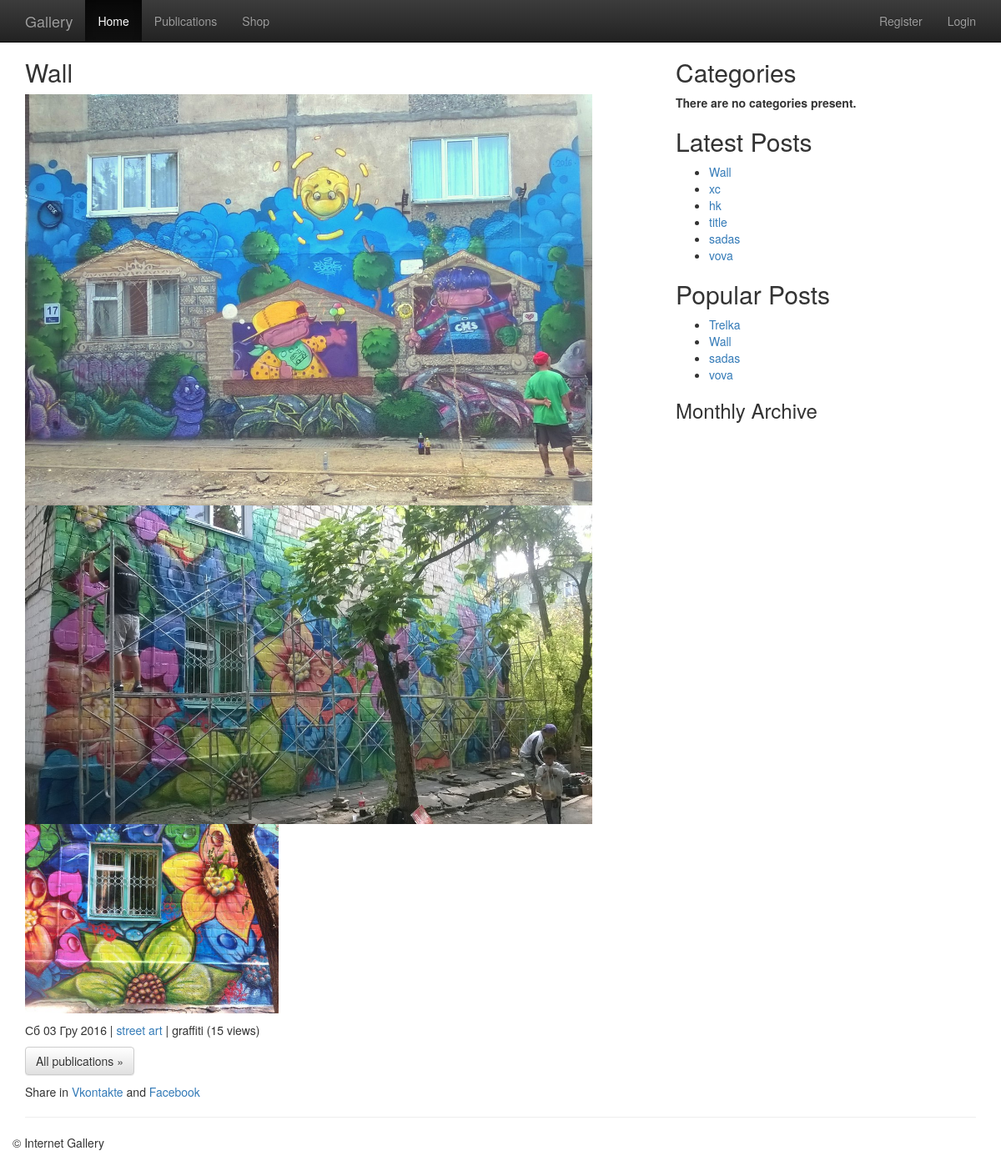
The page /blog/wall/ on the database its author committed.
### blog/models.py (models this page shows, shortened)
@python_2_unicode_compatible
class Article(models.Model):
    ARTICLE_STATUS = (
        ('D', 'Not Reviewed'),
        ('P', 'Published'),
        ('E', 'Expired'),
    )
    title = models.CharField(max_length=100, unique=True)
    slug = models.SlugField(max_length=100, unique=True, verbose_name='slug')
    status = models.IntegerField(default=0)
    content = models.TextField()
    status = models.CharField(max_length=1, choices=ARTICLE_STATUS, default='D')
    category = models.ForeignKey(Category, verbose_name="the related category")
    tags = models.ManyToManyField(Tag, verbose_name="the related tags", related_name="keyword_set", blank=True)
    views = models.IntegerField(default=0)
    publish_date = models.DateTimeField(auto_now=True, editable=False, help_text="Please use the following format: <em>YYYY-MM-DD</em>.")
    created_date = models.DateTimeField(auto_now_add=True, editable=False)
    def was_published_recently(self):
        return self.publish_date >= timezone.now() - datetime.timedelta(days=1)
    was_published_recently.admin_order_field = 'publish_date'
    was_published_recently.boolean = True
    was_published_recently.short_description = 'Published recently?'
    def save(self, *args, **kwargs):
        self.slug = slugify(self.title)
        super().save(*args, **kwargs)

class Category(models.Model):
    name = models.CharField(max_length=100)
    slug = models.SlugField(max_length=100, unique=True, verbose_name='slug')
    description = models.TextField(max_length=4096)
    def __str__(self):
        return '%s' % (self.name)

class Tag(models.Model):
    name = models.CharField(max_length=100, unique=True)
    slug = models.SlugField(max_length=100, unique=True, verbose_name='slug')

### blog/views.py (the view)
# urls.py: url(r'^(?P<postslug>.*)/$', views.detail, name='detail' ),
def detail(request, postslug):
    result = get_object_or_404(Article, slug=postslug)
    try:
        result.views = result.views + 1
        result.save()
    except:
        pass
    category_list = Category.objects.order_by('name')
    tags_name = Tag.objects.order_by('name')
    return render(request, 'blog/detail.html', locals())

### blog/templatetags/latest_posts.py (called while the page is built)
@register.inclusion_tag('blog/_latest_posts.html') # регистрируем тег и подключаем шаблон _latest_posts
def latest_posts():
    posts = Article.objects.order_by('-publish_date').filter(status='P')[:6]
    return locals()

### blog/templatetags/popular_posts.py (called while the page is built)
@register.inclusion_tag('blog/_popular_posts.html') # регистрируем тег и подключаем шаблон _popular_posts
def popular_posts():
    posts = Article.objects.filter(views__gte=5).filter(status='P')[:6]
    return locals()

### cart/processors/context_processors.py (called while the page is built)
def cart(request):
    return {'cart': Cart(request) }

### templates/blog/detail.html (shortened to what this page needs)
{% extends "blog/layout.html" %}
{% load humanize %}
        {% block content %}
        <div class="row">
          <div class="col-md-8">
          {% block main %}
          <h2>{{ result.title }}</h2>
          {% autoescape off %}
                <p> {{ result.content }} </p>
                {% endautoescape %}
          <p> {{ result.publish_date|date:"D d M Y" }} | <a href ="{% url 'blog:category' result.category.slug %}">{{ result.category }}</a> | {% for tag in result.tags.all %}
                <span> {{ tag.name }} </span> {% endfor %}
                {% if result.views > 1 %}
                    ({{ result.views }} views)
                {% elif result.views == 1 %}
                    ({{ result.views }} view)
                {% endif %}
          </p>
          <p><a class="btn btn-default" href="{% url 'blog:index' %}" role="button">All publications &raquo;</a></p>
          {% endblock main %}
          </div>
           <div class="col-md-4">
             {% block aside %}
                {{ block.super }}
             {% endblock aside %}
           </div>
         </div>
        <p>Share in
        <a href="http://vk.com/share.php?url={{ request.build_absolute_uri }}" target="_blank">Vkontakte</a>
        and
        <a href="https://www.facebook.com/sharer/sharer.php?u={{ request.build_absolute_uri }}">Facebook</a></p>
  {% endblock content %}

### templates/blog/layout.html (shortened to what this page needs)
{% extends "base.html" %}
{% load latest_posts popular_posts %}
      {% block content %}
            {% block aside %}
		 <h2>Categories</h2>
                  {% if categories_list %}
                    <ul>
                        {% for category in categories_list %}
                        <li><a href ="{% url 'blog:category' category.slug %}">{{ category.name }}</a></li>
                        {% endfor %}
                    </ul>
                    {% else %}
                    <strong>There are no categories present.</strong>
                  {% endif %}
                  <h2>Latest Posts</h2>
                  <div>
                      {% latest_posts %}
                  </div>
                  <h2>Popular Posts</h2>
                  <div>
                      {% popular_posts %}
                  </div>
                  <h3>Monthly Archive</h3>
            {% endblock aside %}
        {% endblock content %}

### templates/base.html (shortened to what this page needs)
{% include 'includes/header.html'%}
{% include 'includes/mainmenu.html'%}
    <div class="container">
    {% block content %}
    {% endblock content %}
{% include 'includes/footer.html'%}

### templates/includes/header.html (shortened to what this page needs)
{% load staticfiles %}
<!doctype html>
<html class="no-js" lang="">
    <head>
        <link rel="stylesheet" href="{% static 'css/bootstrap.min.css' %}">
        <link rel="stylesheet" href="{% static 'css/bootstrap-theme.min.css' %}">
        <link rel="stylesheet" href="{% static 'css/main.css' %}">
    </head>
    <body>

### templates/includes/mainmenu.html (shortened to what this page needs)
    <nav class="navbar navbar-inverse navbar-fixed-top" role="navigation">
      <div class="container">
        <div class="navbar-header">
          <a class="navbar-brand" href="/">Gallery</a>
        </div>
        <div id="navbar" class="navbar-collapse collapse">
          <ul class="nav navbar-nav">
            <li class="active"><a href="/">Home <span class="sr-only">(current)</span></a></li>
            <li><a href="/blog">Publications</a></li>
            <li><a href="/shop">Shop</a></li>
          </ul>
          <ul class="nav  navbar-nav navbar-right">
            {% if user.is_authenticated %}
            <li><a href="{% url 'users:logout' %}">Logout</a></li>
            <li><a href="{% url 'users:profile' slug=user.username %}">{{ user.username }}</a></li>
            {% else %}
            <li><a href="{% url 'users:userprofiles_registration' %}">Register</a></li>
            <li><a href="{% url 'users:login' %}">Login</a></li>
          {% endif %}
         </ul>
        </div>
      </div>
    </nav>

### templates/blog/_latest_posts.html
<ul>
  {% for p in posts %}
    <li><a href="{% url 'blog:detail' p.slug %}">{{ p.title }}</a>
  {% endfor %}
</ul>

### templates/blog/_popular_posts.html
<ul>
  {% for p in posts %}
    <li><a href="{% url 'blog:detail' p.slug %}">{{ p.title }}</a>
  {% endfor %}
</ul>

### templates/includes/footer.html (shortened to what this page needs)
{% load staticfiles %}
      <hr>
	 <section class="row">
      <footer>
        <p>&copy; Internet Gallery</p>
      </footer>
    </div>
    </body>
</html>

### templates/includes/header.html (style rules this page uses)
body { padding-top: 50px; padding-bottom: 20px; }

### rows shown on the page
Article: title "Wall", content (picture), publish_date "Сб 03 Гру 2016", category "street art", views "15"
Tag: name "graffiti"
Article: title "xc"
Article: title "hk"
Article: title "title"
Article: title "sadas"
Article: title "vova"
Article: title "Trelka"
